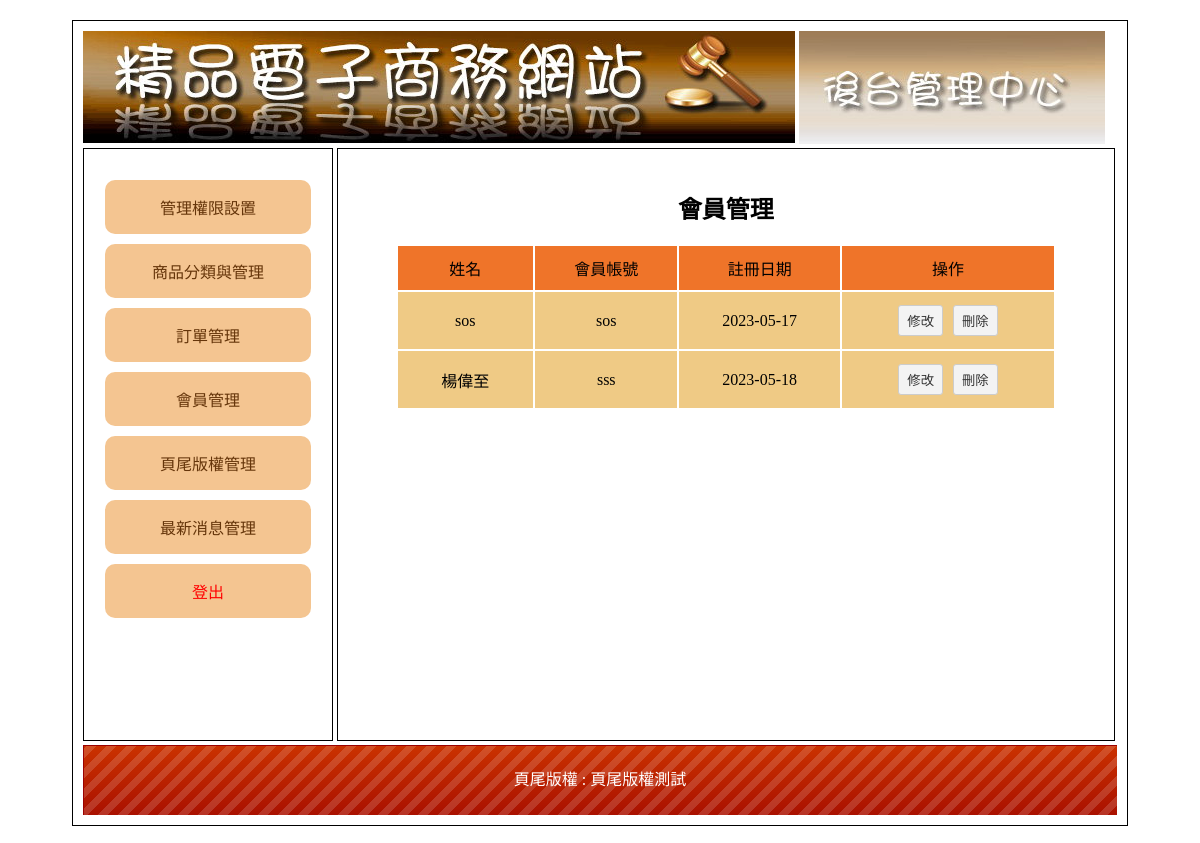
The page /admin.php?do=mem on the database its author committed.
### tables this page shows
CREATE TABLE `mem` (
  `id` int(11) UNSIGNED NOT NULL,
  `name` text NOT NULL,
  `acc` text NOT NULL,
  `pw` text NOT NULL,
  `addr` text NOT NULL,
  `tel` text NOT NULL,
  `email` text NOT NULL,
  `date` date NOT NULL DEFAULT current_timestamp()
);

CREATE TABLE `bottom` (
  `id` int(10) UNSIGNED NOT NULL,
  `text` text NOT NULL
);

### api/base.php (called while the page is built, shortened)
<?php
class DB
{
    protected $table;
    protected $dsn = "mysql:host=localhost;charset=utf8;dbname=db40";
    protected $pdo;
    function __construct($table)
    {
        $this->pdo = new PDO($this->dsn,'root','');
        $this->table = $table;
    }
    function all(...$arg){
        $sql = "select * from $this->table ";
        return $this->pdo->query($sql)->fetchAll(PDO::FETCH_ASSOC);
    }
    function find($id){
        $sql = "select * from $this->table ";
        if(is_array($id)){
            $tmp = $this->arrSql($id);
            $sql .="where ".join(" && ",$tmp);
        }else{
            $sql .="where id = $id";
        }
        return $this->pdo->query($sql)->fetch(PDO::FETCH_ASSOC);
    }
}
$Mem = new DB('mem');
$Bottom = new DB('bottom');
$bot = $Bottom->find(1);

### back/mem.php (the view)
<h2 class="ct">會員管理</h2>
<table class="ct all">
    <tr class="tt">
        <td>姓名</td>
        <td>會員帳號</td>
        <td>註冊日期</td>
        <td>操作</td>
    </tr>
    <?php
    foreach($Mem->all() as $row){
    ?>
    <tr class="pp">
        <td><?=$row['name']?></td>
        <td><?=$row['acc']?></td>
        <td><?=$row['date']?></td>
        <td>
            <button onclick="of('?do=mem_edit&id=<?=$row['id']?>')">修改</button>
            <button onclick="del('mem',<?=$row['id']?>)">刪除</button>
        </td>
    </tr>
    <?php } ?>
</table>

### admin.php (shortened to what this page needs)
<?php include_once "api/base.php" ?>
<!DOCTYPE html PUBLIC "-//W3C//DTD XHTML 1.0 Transitional//EN" "http://www.w3.org/TR/xhtml1/DTD/xhtml1-transitional.dtd">
<html xmlns="http://www.w3.org/1999/xhtml">
<head>
    <link href="./css/css.css" rel="stylesheet" type="text/css">
</head>
<body>
	<div id="main">
		<div id="top">
			<a href="index.php">
				<img src="./icon/0416.jpg">
			</a>
			<img src="./icon/0417.jpg">
		</div>
		<div id="left" class="ct">
			<div style="min-height:400px;">
				<a href="?do=admin">管理權限設置</a>
				<a href="?do=th">商品分類與管理</a>
				<a href="?do=ord">訂單管理</a>
				<a href="?do=mem">會員管理</a>
				<a href="?do=bot">頁尾版權管理</a>
				<a href="?do=news">最新消息管理</a>
				<a href="logout.php?tab=admin" style="color:#f00;">登出</a>
			</div>
		</div>
		<div id="right">
			<?php
			$do = $_GET['do'] ?? "admin";
			$file = "back/$do.php";
			if (file_exists($file)) {
				include_once $file;
			} else {
				include_once "back/admin.php";
			}
			?>
		</div>
		<div id="bottom" style="line-height:70px; color:#FFF; background:url(icon/bot.png);" class="ct">
			頁尾版權 : <?= $bot['text'] ?>
		</div>
	</div>
</body>
</html>

### css/css.css (style rules this page uses)
body { font-family:"微軟正黑體"; }
#main { width:1034px; padding:10px; margin:20px auto 20px auto; border:#000 solid 1px; min-height:768px; }
#top a { color:#CE631C; text-decoration:none; }
#left { display:inline-block; width:20%; padding:2%; height:550px; overflow: auto; vertical-align:top; border:#000 1px solid; }
#left a { display:block; padding:15px 5px 15px 5px; text-decoration:none; background:#F4C591; margin:10px auto 10px auto; color:#65350A; border-radius: 10px; }
.ct { text-align:center; }
#right { display:inline-block; width:71%; padding:2%; height:550px; overflow: auto; border:#000 1px solid; }
#bottom { height:70px; background:url(icon/bot.png); background-size:cover; }
.all { width:90%; margin:10px auto 10px auto; }
.all td { min-width:60px; padding:10px; }
.tt { background:#EF7429; }
.tt td { background:#EF7429; }
.pp { background:#EFCA85; }
.pp td { background:#EFCA85; }
input[type=text],input[type=password],input[type=submit],button,.button,input[type=reset],input[type=button],select，textarea,input[type=number] { background:#F3F3F3; border:#CCC 1px solid; border-radius:3px; padding:5px 8px 5px 8px; text-decoration:none; margin:3px; color:#333; }
button { cursor: pointer; }

### rows shown on the page
mem: name "sos", acc "sos", date "2023-05-17"
mem: name "楊偉至", acc "sss", date "2023-05-18"
bottom: text "頁尾版權測試"
